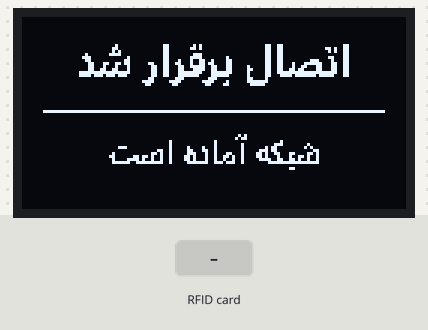
The sketch below on a simulated ESP32. On the bench: 128×64 one-colour display. The test bench sets the inputs (shaded band). WiFi joins after 1.5 s; servers stay silent unless stated; uploads are accepted with an empty reply; what the sketch prints to the serial monitor is not drawn.

Above: at 1.7 s.
At 3.7 s:
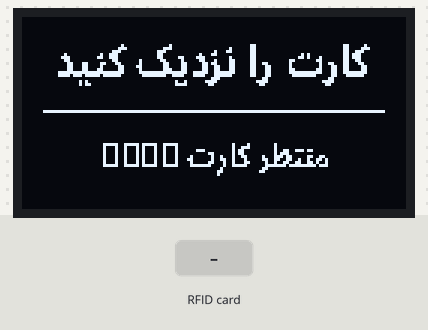
3.8 s: RFID card 5E 7A 19 C4 held to the reader
At 3.95 s:
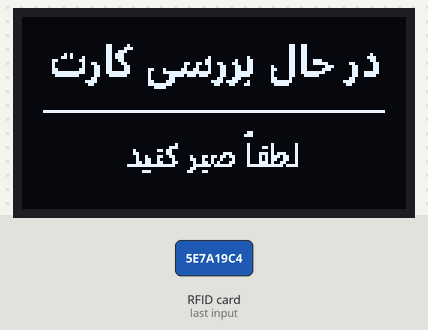
At 4.5 s:
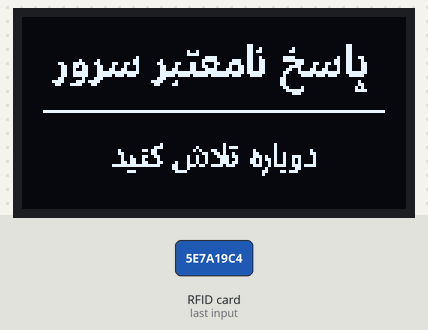
Timing chart, 0 to 6.8 s (numbered marks = the images above; inputs shaded):
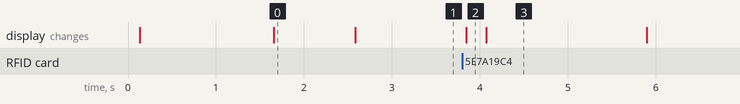

The sketch:

StudentAttendanceESP32.ino
```cpp
#include <WiFi.h>
#include <HTTPClient.h>
#include <ArduinoJson.h>
#include <SPI.h>
#include <Wire.h>
#include <Adafruit_GFX.h>
#include <Adafruit_SSD1306.h>
#include <MFRC522.h>
#include "PersianOLED.h"

// ===== USER CONFIGURATION =====
const char* WIFI_SSID = "YOUR_WIFI_SSID";
const char* WIFI_PASSWORD = "YOUR_WIFI_PASSWORD";
const char* SERVER_URL = "https://fierce-alcove-9186.de.deplexo.com/api/attendance";
const char* API_KEY = "change-this-api-key";

// OLED: I2C SSD1306 128x64, usually address 0x3C; SDA=21, SCL=22.
constexpr uint8_t OLED_SDA_PIN = 21;
constexpr uint8_t OLED_SCL_PIN = 22;
constexpr uint8_t OLED_ADDRESS = 0x3C;
constexpr int OLED_WIDTH = 128;
constexpr int OLED_HEIGHT = 64;
Adafruit_SSD1306 display(OLED_WIDTH, OLED_HEIGHT, &Wire, -1);
bool displayReady = false;

// MFRC522: SS=5, RST=27. RST is 27 to avoid conflict with OLED I2C SCL on GPIO22.
constexpr uint8_t RFID_SS_PIN = 5;
constexpr uint8_t RFID_RST_PIN = 27;
MFRC522 rfid(RFID_SS_PIN, RFID_RST_PIN);
unsigned long lastScanMs = 0;
const unsigned long SCAN_COOLDOWN_MS = 2500;

void drawCheckmark(int x, int y, int scale) {
  display.drawLine(x, y + 5 * scale, x + 4 * scale, y + 9 * scale, SSD1306_WHITE);
  display.drawLine(x + 4 * scale, y + 9 * scale, x + 12 * scale, y, SSD1306_WHITE);
  display.drawLine(x, y + 6 * scale, x + 4 * scale, y + 10 * scale, SSD1306_WHITE);
  display.drawLine(x + 4 * scale, y + 10 * scale, x + 12 * scale, y + 1 * scale, SSD1306_WHITE);
}

void drawCross(int x, int y, int scale) {
  display.drawLine(x, y, x + 10 * scale, y + 10 * scale, SSD1306_WHITE);
  display.drawLine(x + 10 * scale, y, x, y + 10 * scale, SSD1306_WHITE);
  display.drawLine(x + 1, y, x + 10 * scale, y + 9 * scale, SSD1306_WHITE);
  display.drawLine(x + 10 * scale, y + 1, x + 1, y + 10 * scale, SSD1306_WHITE);
}

void showMessage(const String& title, const String& detail, bool success, bool showIcon = true) {
  if (!displayReady) {
    Serial.printf("OLED: %s - %s\n", title.c_str(), detail.c_str());
    return;
  }
  const uint8_t* screen = OLED_SCAN;
  if (title == "CONNECTING") screen = OLED_CONNECTING;
  else if (title == "ONLINE") screen = OLED_ONLINE;
  else if (title == "SCAN CARD") screen = OLED_SCAN;
  else if (title == "CHECKING") screen = OLED_CHECKING;
  else if (title == "NO WI-FI") screen = OLED_WIFI;
  else if (title == "SERVER ERR") screen = OLED_SERVER;
  else if (title == "BAD REPLY") screen = OLED_BADREPLY;
  else if (title == "UNKNOWN") screen = OLED_UNKNOWN;
  else if (title == "ALREADY OK") screen = OLED_ALREADY;
  else if (title == "SUCCESS") screen = OLED_SUCCESS;
  else if (title == "API ERROR") screen = OLED_API;
  else if (title == "STARTING") screen = OLED_STARTING;
  display.clearDisplay();
  display.drawBitmap(0, 0, screen, OLED_WIDTH, OLED_HEIGHT, SSD1306_WHITE);
  display.display();
}

void connectWiFi() {
  showMessage("CONNECTING", "Wi-Fi network", true, false);
  WiFi.mode(WIFI_STA);
  WiFi.begin(WIFI_SSID, WIFI_PASSWORD);
  Serial.print("Connecting to Wi-Fi");
  while (WiFi.status() != WL_CONNECTED) {
    delay(500);
    Serial.print('.');
  }
  Serial.println();
  Serial.print("IP: "); Serial.println(WiFi.localIP());
  showMessage("ONLINE", WiFi.localIP().toString(), true, true);
  delay(900);
  showMessage("SCAN CARD", "Tap RFID card", true, false);
}

String uidToString(MFRC522::Uid* uid) {
  String value;
  for (byte i = 0; i < uid->size; i++) {
    if (uid->uidByte[i] < 0x10) value += "0";
    value += String(uid->uidByte[i], HEX);
  }
  value.toUpperCase();
  return value;
}

void sendAttendance(const String& uid) {
  showMessage("CHECKING", "Card: " + uid, true, false);
  if (WiFi.status() != WL_CONNECTED) {
    showMessage("NO WI-FI", "Reconnecting...", false);
    connectWiFi();
  }

  HTTPClient http;
  http.setTimeout(8000);
  if (!http.begin(SERVER_URL)) {
    showMessage("SERVER ERR", "Invalid server URL", false);
    return;
  }
  http.addHeader("Content-Type", "application/json");
  http.addHeader("X-API-Key", API_KEY);

  JsonDocument request;
  request["rfid_uid"] = uid;
  String body;
  serializeJson(request, body);
  int status = http.POST(body);
  String response = http.getString();
  Serial.printf("HTTP %d: %s\n", status, response.c_str());

  if (status == 401 || status == 403) {
    showMessage("API ERROR", "Check API key", false);
    http.end();
    delay(1800);
    showMessage("SCAN CARD", "Tap RFID card", true, false);
    return;
  }

  if (status <= 0) {
    showMessage("SERVER ERR", "Cannot reach server", false);
    http.end();
    delay(1800);
    showMessage("SCAN CARD", "Tap RFID card", true, false);
    return;
  }

  JsonDocument doc;
  DeserializationError error = deserializeJson(doc, response);
  if (error) {
    showMessage("BAD REPLY", "Invalid server JSON", false);
    http.end();
    delay(1800);
    showMessage("SCAN CARD", "Tap RFID card", true, false);
    return;
  }

  bool success = doc["success"] | false;
  String message = doc["message"] | "Request failed";
  if (!success) {
    showMessage("UNKNOWN", "Card not registered", false);
  } else {
    bool duplicate = doc["student"]["duplicate"] | false;
    String studentName = doc["student"]["name"] | "Student";
    if (duplicate) {
      showMessage("ALREADY OK", studentName, true);
    } else {
      showMessage("SUCCESS", studentName, true);
    }
  }

  http.end();
  delay(2200);
  showMessage("SCAN CARD", "Tap RFID card", true, false);
}

void setup() {
  Serial.begin(115200);
  Wire.begin(OLED_SDA_PIN, OLED_SCL_PIN);
  displayReady = display.begin(SSD1306_SWITCHCAPVCC, OLED_ADDRESS);
  if (displayReady) {
    display.clearDisplay();
    display.setTextColor(SSD1306_WHITE);
    display.setTextSize(1);
    display.setCursor(0, 0);
    display.drawBitmap(0, 0, OLED_STARTING, OLED_WIDTH, OLED_HEIGHT, SSD1306_WHITE);
    display.display();
  } else {
    Serial.println("SSD1306 OLED not detected. Check I2C wiring/address.");
  }

  SPI.begin();
  rfid.PCD_Init();
  connectWiFi();
}

void loop() {
  if (millis() - lastScanMs < SCAN_COOLDOWN_MS) return;
  if (!rfid.PICC_IsNewCardPresent() || !rfid.PICC_ReadCardSerial()) return;

  String uid = uidToString(&rfid.uid);
  Serial.print("RFID: "); Serial.println(uid);
  sendAttendance(uid);
  lastScanMs = millis();
  rfid.PICC_HaltA();
  rfid.PCD_StopCrypto1();
}
```

Source omitted: PersianOLED.h (data table, 75966 bytes)

Measured:
- after the input at 3.8 s, the display: changes after 0.05 s (image 2)
- what the display in image 0 shows lasts 0.9 s, from 1.7 s to 2.6 s
- what the display in image 3 shows lasts 1.8 s, from 4.1 s to 5.9 s
